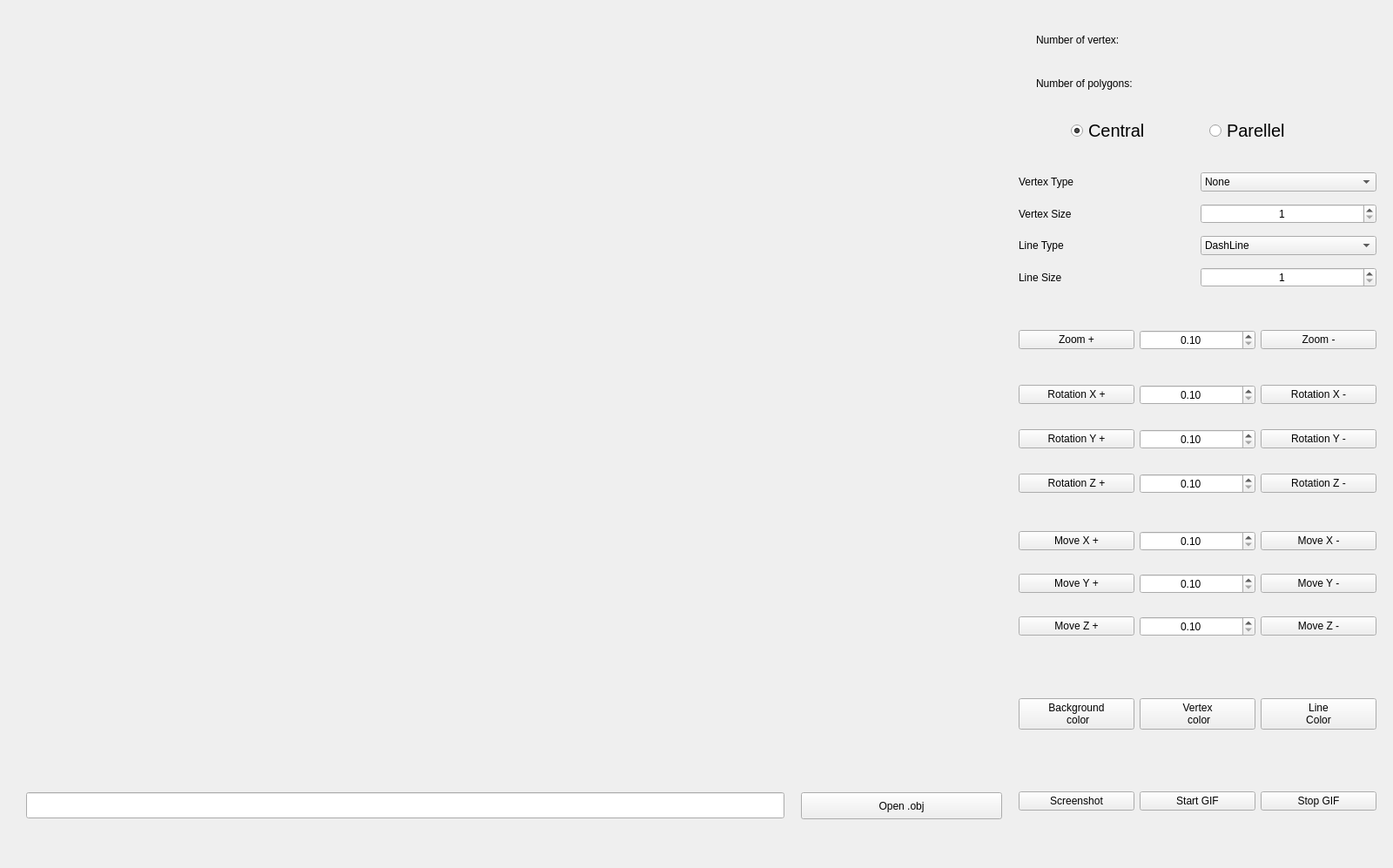
<?xml version="1.0" encoding="UTF-8"?>
<ui version="4.0">
 <class>view</class>
 <widget class="QMainWindow" name="view">
  <property name="geometry">
   <rect>
    <x>0</x>
    <y>0</y>
    <width>1600</width>
    <height>997</height>
   </rect>
  </property>
  <property name="sizePolicy">
   <sizepolicy hsizetype="Minimum" vsizetype="Minimum">
    <horstretch>0</horstretch>
    <verstretch>0</verstretch>
   </sizepolicy>
  </property>
  <property name="minimumSize">
   <size>
    <width>1600</width>
    <height>997</height>
   </size>
  </property>
  <property name="maximumSize">
   <size>
    <width>1600</width>
    <height>997</height>
   </size>
  </property>
  <property name="windowTitle">
   <string>3D viewer v2.0</string>
  </property>
  <widget class="QWidget" name="centralwidget">
   <widget class="QPushButton" name="pushButton_25">
    <property name="geometry">
     <rect>
      <x>1651</x>
      <y>1041</y>
      <width>131</width>
      <height>51</height>
     </rect>
    </property>
    <property name="text">
     <string>Screenshot</string>
    </property>
   </widget>
   <widget class="QWidget" name="widget" native="true">
    <property name="geometry">
     <rect>
      <x>0</x>
      <y>0</y>
      <width>1161</width>
      <height>861</height>
     </rect>
    </property>
   </widget>
   <widget class="QPushButton" name="download_obj">
    <property name="geometry">
     <rect>
      <x>920</x>
      <y>910</y>
      <width>231</width>
      <height>31</height>
     </rect>
    </property>
    <property name="text">
     <string>Open .obj</string>
    </property>
   </widget>
   <widget class="QLineEdit" name="lineEdit_open">
    <property name="geometry">
     <rect>
      <x>30</x>
      <y>910</y>
      <width>871</width>
      <height>30</height>
     </rect>
    </property>
   </widget>
   <widget class="QWidget" name="gridLayoutWidget">
    <property name="geometry">
     <rect>
      <x>1170</x>
      <y>590</y>
      <width>411</width>
      <height>161</height>
     </rect>
    </property>
    <layout class="QGridLayout" name="gridLayout">
     <item row="2" column="0">
      <widget class="QPushButton" name="change_move_y">
       <property name="text">
        <string>Move Y +</string>
       </property>
      </widget>
     </item>
     <item row="1" column="0">
      <widget class="QPushButton" name="change_move_x">
       <property name="text">
        <string>Move X +</string>
       </property>
      </widget>
     </item>
     <item row="1" column="2">
      <widget class="QPushButton" name="change_move_x2">
       <property name="text">
        <string>Move X -</string>
       </property>
      </widget>
     </item>
     <item row="1" column="1">
      <widget class="QDoubleSpinBox" name="dSpinBox_move">
       <property name="alignment">
        <set>Qt::AlignCenter</set>
       </property>
       <property name="minimum">
        <double>0.100000000000000</double>
       </property>
       <property name="maximum">
        <double>10.000000000000000</double>
       </property>
       <property name="singleStep">
        <double>0.100000000000000</double>
       </property>
       <property name="value">
        <double>0.100000000000000</double>
       </property>
      </widget>
     </item>
     <item row="2" column="1">
      <widget class="QDoubleSpinBox" name="dSpinBox_move_2">
       <property name="alignment">
        <set>Qt::AlignCenter</set>
       </property>
       <property name="minimum">
        <double>0.100000000000000</double>
       </property>
       <property name="maximum">
        <double>10.000000000000000</double>
       </property>
       <property name="singleStep">
        <double>0.100000000000000</double>
       </property>
       <property name="value">
        <double>0.100000000000000</double>
       </property>
      </widget>
     </item>
     <item row="3" column="1">
      <widget class="QDoubleSpinBox" name="dSpinBox_move_3">
       <property name="alignment">
        <set>Qt::AlignCenter</set>
       </property>
       <property name="minimum">
        <double>0.100000000000000</double>
       </property>
       <property name="maximum">
        <double>10.000000000000000</double>
       </property>
       <property name="singleStep">
        <double>0.100000000000000</double>
       </property>
       <property name="value">
        <double>0.100000000000000</double>
       </property>
      </widget>
     </item>
     <item row="2" column="2">
      <widget class="QPushButton" name="change_move_y2">
       <property name="text">
        <string>Move Y -</string>
       </property>
      </widget>
     </item>
     <item row="3" column="2">
      <widget class="QPushButton" name="change_move_z2">
       <property name="text">
        <string>Move Z -</string>
       </property>
      </widget>
     </item>
     <item row="3" column="0">
      <widget class="QPushButton" name="change_move_z">
       <property name="text">
        <string>Move Z +</string>
       </property>
      </widget>
     </item>
    </layout>
   </widget>
   <widget class="QWidget" name="horizontalLayoutWidget">
    <property name="geometry">
     <rect>
      <x>1170</x>
      <y>880</y>
      <width>411</width>
      <height>80</height>
     </rect>
    </property>
    <layout class="QHBoxLayout" name="horizontalLayout_2">
     <item>
      <widget class="QPushButton" name="screenshot">
       <property name="text">
        <string>Screenshot</string>
       </property>
      </widget>
     </item>
     <item>
      <widget class="QPushButton" name="start_image">
       <property name="text">
        <string>Start GIF</string>
       </property>
      </widget>
     </item>
     <item>
      <widget class="QPushButton" name="stop_image">
       <property name="text">
        <string>Stop GIF</string>
       </property>
      </widget>
     </item>
    </layout>
   </widget>
   <widget class="QWidget" name="horizontalLayoutWidget_2">
    <property name="geometry">
     <rect>
      <x>1170</x>
      <y>780</y>
      <width>411</width>
      <height>81</height>
     </rect>
    </property>
    <layout class="QHBoxLayout" name="horizontalLayout_3">
     <item>
      <widget class="QPushButton" name="background_white">
       <property name="text">
        <string>Background
 color</string>
       </property>
      </widget>
     </item>
     <item>
      <widget class="QPushButton" name="change_vertex_color">
       <property name="text">
        <string>Vertex
 color</string>
       </property>
      </widget>
     </item>
     <item>
      <widget class="QPushButton" name="change_edge_color">
       <property name="text">
        <string>Line
Color</string>
       </property>
      </widget>
     </item>
    </layout>
   </widget>
   <widget class="QLabel" name="label_of_inf_2">
    <property name="geometry">
     <rect>
      <x>1190</x>
      <y>80</y>
      <width>367</width>
      <height>31</height>
     </rect>
    </property>
    <property name="text">
     <string>Number of polygons: </string>
    </property>
   </widget>
   <widget class="QLabel" name="label_of_inf">
    <property name="geometry">
     <rect>
      <x>1190</x>
      <y>30</y>
      <width>361</width>
      <height>31</height>
     </rect>
    </property>
    <property name="text">
     <string>Number of vertex: </string>
    </property>
   </widget>
   <widget class="QWidget" name="gridLayoutWidget_2">
    <property name="geometry">
     <rect>
      <x>1170</x>
      <y>190</y>
      <width>411</width>
      <height>151</height>
     </rect>
    </property>
    <layout class="QGridLayout" name="gridLayout_2">
     <item row="1" column="1">
      <widget class="QSpinBox" name="sBox_vertex_size">
       <property name="alignment">
        <set>Qt::AlignCenter</set>
       </property>
       <property name="minimum">
        <number>1</number>
       </property>
       <property name="maximum">
        <number>10</number>
       </property>
      </widget>
     </item>
     <item row="0" column="0">
      <widget class="QLabel" name="label_3">
       <property name="text">
        <string>Vertex Type</string>
       </property>
      </widget>
     </item>
     <item row="3" column="1">
      <widget class="QSpinBox" name="sBox_line_size">
       <property name="alignment">
        <set>Qt::AlignCenter</set>
       </property>
       <property name="minimum">
        <number>1</number>
       </property>
       <property name="maximum">
        <number>10</number>
       </property>
      </widget>
     </item>
     <item row="0" column="1">
      <widget class="QComboBox" name="cBox_vertex_type">
       <item>
        <property name="text">
         <string>None</string>
        </property>
       </item>
       <item>
        <property name="text">
         <string>Round</string>
        </property>
       </item>
       <item>
        <property name="text">
         <string>Square</string>
        </property>
       </item>
      </widget>
     </item>
     <item row="1" column="0">
      <widget class="QLabel" name="label_2">
       <property name="text">
        <string>Vertex Size</string>
       </property>
      </widget>
     </item>
     <item row="3" column="0">
      <widget class="QLabel" name="label_5">
       <property name="text">
        <string>Line Size</string>
       </property>
      </widget>
     </item>
     <item row="2" column="0">
      <widget class="QLabel" name="label_4">
       <property name="text">
        <string>Line Type</string>
       </property>
      </widget>
     </item>
     <item row="2" column="1">
      <widget class="QComboBox" name="cBox_line_type">
       <property name="currentIndex">
        <number>2</number>
       </property>
       <item>
        <property name="text">
         <string>NoPan</string>
        </property>
       </item>
       <item>
        <property name="text">
         <string>SolidLine</string>
        </property>
       </item>
       <item>
        <property name="text">
         <string>DashLine</string>
        </property>
       </item>
       <item>
        <property name="text">
         <string>DotLine</string>
        </property>
       </item>
       <item>
        <property name="text">
         <string>DashDotLine</string>
        </property>
       </item>
       <item>
        <property name="text">
         <string>DashDotDotLine</string>
        </property>
       </item>
      </widget>
     </item>
    </layout>
   </widget>
   <widget class="QWidget" name="gridLayoutWidget_3">
    <property name="geometry">
     <rect>
      <x>1170</x>
      <y>420</y>
      <width>411</width>
      <height>171</height>
     </rect>
    </property>
    <layout class="QGridLayout" name="gridLayout_3">
     <item row="1" column="2">
      <widget class="QPushButton" name="change_rot_y2">
       <property name="text">
        <string>Rotation Y -</string>
       </property>
      </widget>
     </item>
     <item row="0" column="1">
      <widget class="QDoubleSpinBox" name="dSpinBox_rot">
       <property name="alignment">
        <set>Qt::AlignCenter</set>
       </property>
       <property name="minimum">
        <double>0.100000000000000</double>
       </property>
       <property name="maximum">
        <double>10.000000000000000</double>
       </property>
       <property name="singleStep">
        <double>0.100000000000000</double>
       </property>
       <property name="value">
        <double>0.100000000000000</double>
       </property>
      </widget>
     </item>
     <item row="1" column="1">
      <widget class="QDoubleSpinBox" name="dSpinBox_rot_2">
       <property name="alignment">
        <set>Qt::AlignCenter</set>
       </property>
       <property name="minimum">
        <double>0.100000000000000</double>
       </property>
       <property name="maximum">
        <double>10.000000000000000</double>
       </property>
       <property name="singleStep">
        <double>0.100000000000000</double>
       </property>
       <property name="value">
        <double>0.100000000000000</double>
       </property>
      </widget>
     </item>
     <item row="0" column="0">
      <widget class="QPushButton" name="change_rot_x">
       <property name="text">
        <string>Rotation X +</string>
       </property>
      </widget>
     </item>
     <item row="1" column="0">
      <widget class="QPushButton" name="change_rot_y">
       <property name="text">
        <string>Rotation Y +</string>
       </property>
      </widget>
     </item>
     <item row="0" column="2">
      <widget class="QPushButton" name="change_rot_x2">
       <property name="text">
        <string>Rotation X -</string>
       </property>
      </widget>
     </item>
     <item row="2" column="0">
      <widget class="QPushButton" name="change_rot_z">
       <property name="text">
        <string>Rotation Z +</string>
       </property>
      </widget>
     </item>
     <item row="2" column="2">
      <widget class="QPushButton" name="change_rot_z2">
       <property name="text">
        <string>Rotation Z -</string>
       </property>
      </widget>
     </item>
     <item row="2" column="1">
      <widget class="QDoubleSpinBox" name="dSpinBox_rot_3">
       <property name="alignment">
        <set>Qt::AlignCenter</set>
       </property>
       <property name="minimum">
        <double>0.100000000000000</double>
       </property>
       <property name="maximum">
        <double>10.000000000000000</double>
       </property>
       <property name="singleStep">
        <double>0.100000000000000</double>
       </property>
       <property name="value">
        <double>0.100000000000000</double>
       </property>
      </widget>
     </item>
    </layout>
   </widget>
   <widget class="QWidget" name="horizontalLayoutWidget_4">
    <property name="geometry">
     <rect>
      <x>1170</x>
      <y>360</y>
      <width>411</width>
      <height>61</height>
     </rect>
    </property>
    <layout class="QHBoxLayout" name="horizontalLayout_4">
     <item>
      <widget class="QPushButton" name="change_zoom">
       <property name="text">
        <string>Zoom +</string>
       </property>
      </widget>
     </item>
     <item>
      <widget class="QDoubleSpinBox" name="dSpinBox_zoom">
       <property name="alignment">
        <set>Qt::AlignCenter</set>
       </property>
       <property name="minimum">
        <double>0.100000000000000</double>
       </property>
       <property name="maximum">
        <double>10.000000000000000</double>
       </property>
       <property name="singleStep">
        <double>0.100000000000000</double>
       </property>
       <property name="value">
        <double>0.100000000000000</double>
       </property>
      </widget>
     </item>
     <item>
      <widget class="QPushButton" name="change_zoom_2">
       <property name="text">
        <string>Zoom -</string>
       </property>
      </widget>
     </item>
    </layout>
   </widget>
   <widget class="QWidget" name="horizontalLayoutWidget_5">
    <property name="geometry">
     <rect>
      <x>1230</x>
      <y>130</y>
      <width>311</width>
      <height>41</height>
     </rect>
    </property>
    <layout class="QHBoxLayout" name="horizontalLayout_5">
     <item>
      <widget class="QRadioButton" name="radioButton">
       <property name="font">
        <font>
         <pointsize>15</pointsize>
        </font>
       </property>
       <property name="text">
        <string>Central</string>
       </property>
       <property name="checked">
        <bool>true</bool>
       </property>
      </widget>
     </item>
     <item>
      <widget class="QRadioButton" name="radioButton_2">
       <property name="font">
        <font>
         <pointsize>15</pointsize>
        </font>
       </property>
       <property name="text">
        <string>Parellel</string>
       </property>
       <property name="checked">
        <bool>false</bool>
       </property>
      </widget>
     </item>
    </layout>
   </widget>
  </widget>
  <widget class="QMenuBar" name="menubar">
   <property name="geometry">
    <rect>
     <x>0</x>
     <y>0</y>
     <width>1600</width>
     <height>24</height>
    </rect>
   </property>
  </widget>
 </widget>
 <resources/>
 <connections/>
</ui>
